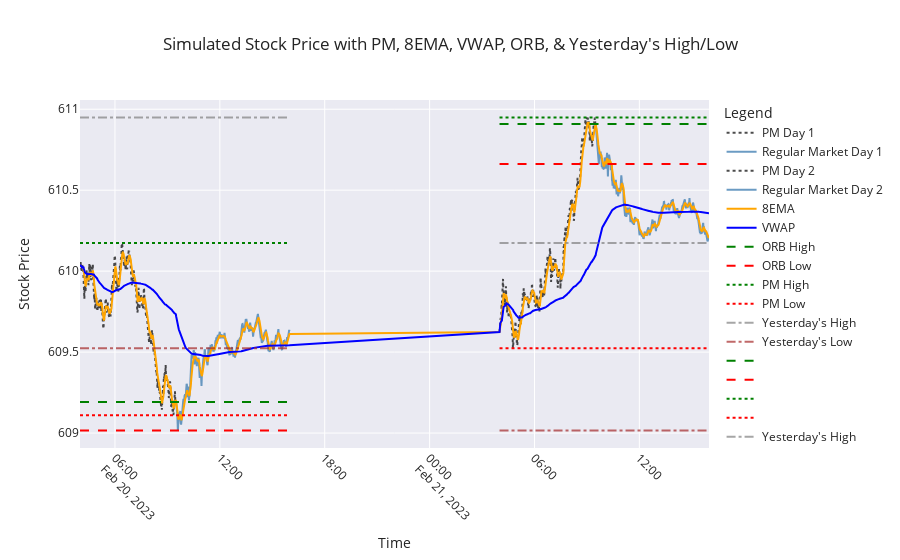
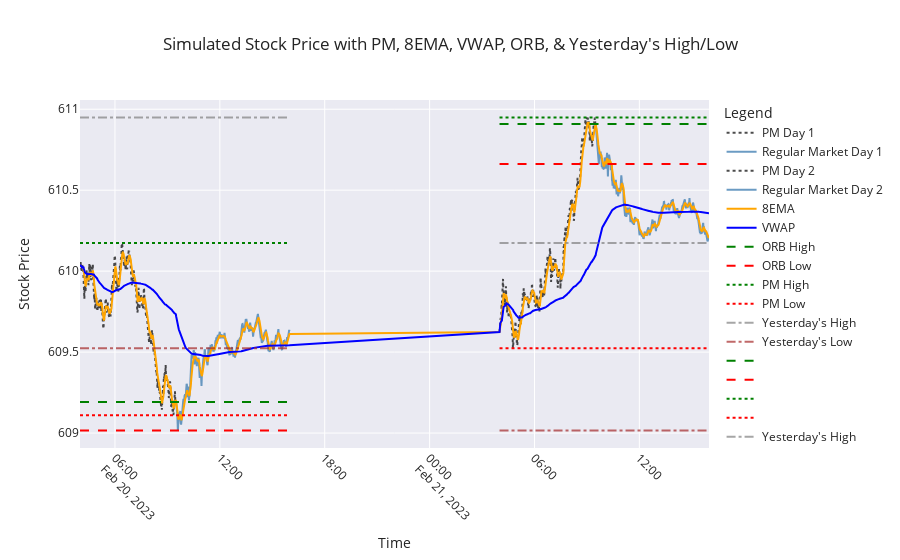
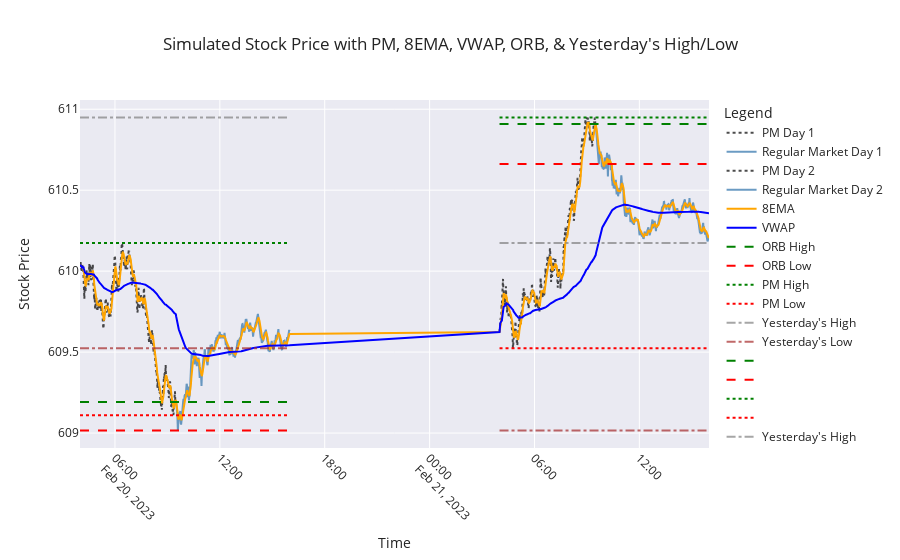
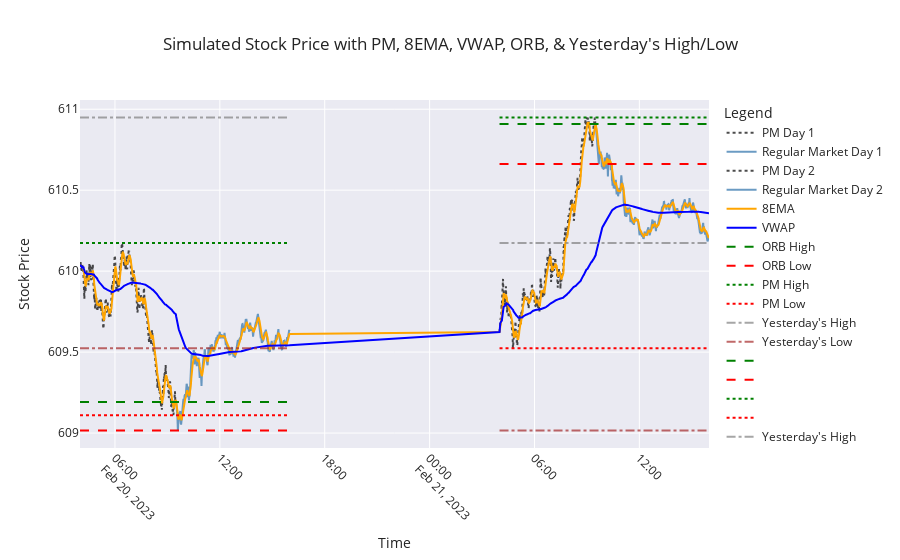

Source (notebook cell) for these figures, in order:
### Code cell
import numpy as np  # Importing numpy for numerical operations
import pandas as pd
import seaborn as sns
from plotly.subplots import make_subplots
from ipywidgets import widgets
from IPython.display import display
from Gen_SPY_With_Indicators import simulate_stock  # Importing simulation function
import matplotlib.pyplot as plt  # Importing matplotlib for plotting
import matplotlib.ticker as mticker  # For proper Y-axis formatting

def generate_signals(df, stop_loss_pct=0.02):
    """ Generates trade signals based on ORB, VWAP, 8EMA, PM High/Low, and Yest High/Low """

    df['Signal'] = ''
    df['Stop_Loss'] = np.nan  # Initialize Stop_Loss column

    # Buy Call: Price breaks ORB High & supported by 8EMA & VWAP
    df.loc[
        (df['Close'] > df['ORB_High']) & 
        (df['Close'] > df['VWAP']) & 
        (df['Close'] > df['8EMA']),
        'Signal'
    ] = 'BUY CALL'

    # Sell Put: Price breaks ORB Low & rejected by 8EMA & VWAP
    df.loc[
        (df['Close'] < df['ORB_Low']) & 
        (df['Close'] < df['VWAP']) & 
        (df['Close'] < df['8EMA']),
        'Signal'
    ] = 'BUY PUT'

    # Boost Call Confidence if PM High or Yesterday's High is broken
    df.loc[
        (df['Signal'] == 'BUY CALL') & 
        ((df['Close'] > df['PM_High']) | (df['Close'] > df['Yest_High'])),
        'Signal'
    ] = 'STRONG BUY CALL'

    # Boost Put Confidence if PM Low or Yesterday's Low is broken
    df.loc[
        (df['Signal'] == 'BUY PUT') & 
        ((df['Close'] < df['PM_Low']) | (df['Close'] < df['Yest_Low'])),
        'Signal'
    ] = 'STRONG BUY PUT'

    # Add stop loss levels
    df.loc[df['Signal'].isin(['BUY CALL', 'STRONG BUY CALL']), 'Stop_Loss'] = df['Close'] * (1 - stop_loss_pct)
    df.loc[df['Signal'].isin(['BUY PUT', 'STRONG BUY PUT']), 'Stop_Loss'] = df['Close'] * (1 + stop_loss_pct)

    return df

# Simulate Stock Data for 2 Days
simulated_data, yesterday_high, yesterday_low = simulate_stock(2)

# Apply Signal Generation
simulated_data = generate_signals(simulated_data)

import plotly.express as px
import plotly.graph_objects as go

# Set seaborn style
sns.set(style="whitegrid")

# Create a subplot
fig = make_subplots(rows=1, cols=1)

# Function to update the plot based on the toggle button
def update_plot(change):
    fig.data = []  # Clear existing traces

    if toggle_button.value:
        # Add candlestick traces for each day
        for day in simulated_data["Day"].unique():
            day_data = simulated_data[simulated_data["Day"] == day]
            pm_data = day_data[day_data["Session"] == "PM"]
            market_data = day_data[day_data["Session"] == "Regular Market"]

            fig.add_trace(go.Candlestick(x=pm_data['Timestamp'], open=pm_data['Open'], high=pm_data['High'], low=pm_data['Low'], close=pm_data['Close'], name=f"PM Day {day}"))
            fig.add_trace(go.Candlestick(x=market_data['Timestamp'], open=market_data['Open'], high=market_data['High'], low=market_data['Low'], close=market_data['Close'], name=f"Regular Market Day {day}"))
    else:
        # Add line traces for each day
        for day in simulated_data["Day"].unique():
            day_data = simulated_data[simulated_data["Day"] == day]
            pm_data = day_data[day_data["Session"] == "PM"]
            market_data = day_data[day_data["Session"] == "Regular Market"]

            fig.add_trace(go.Scatter(x=pm_data['Timestamp'], y=pm_data['Close'], mode='lines', name=f"PM Day {day}", line=dict(color="black", dash="dot"), opacity=0.7))
            fig.add_trace(go.Scatter(x=market_data['Timestamp'], y=market_data['Close'], mode='lines', name=f"Regular Market Day {day}", line=dict(color="steelblue"), opacity=0.8))

    # Add traces for indicators
    fig.add_trace(go.Scatter(x=simulated_data['Timestamp'], y=simulated_data['8EMA'], mode='lines', name="8EMA", line=dict(color="orange")))
    fig.add_trace(go.Scatter(x=simulated_data['Timestamp'], y=simulated_data['VWAP'], mode='lines', name="VWAP", line=dict(color="blue")))

    # Add traces for ORB and PM High/Low
    for day in simulated_data['Day'].unique():
        day_data = simulated_data[simulated_data['Day'] == day]
        fig.add_trace(go.Scatter(x=day_data['Timestamp'], y=day_data['ORB_High'], mode='lines', name="ORB High" if day == 1 else "", line=dict(color="green", dash="dash")))
        fig.add_trace(go.Scatter(x=day_data['Timestamp'], y=day_data['ORB_Low'], mode='lines', name="ORB Low" if day == 1 else "", line=dict(color="red", dash="dash")))
        fig.add_trace(go.Scatter(x=day_data['Timestamp'], y=day_data['PM_High'], mode='lines', name="PM High" if day == 1 else "", line=dict(color="green", dash="dot")))
        fig.add_trace(go.Scatter(x=day_data['Timestamp'], y=day_data['PM_Low'], mode='lines', name="PM Low" if day == 1 else "", line=dict(color="red", dash="dot")))

        market_open_time = day_data['Timestamp'].iloc[0]
        market_close_time = day_data['Timestamp'].iloc[-1]
        if day == 1:
            fig.add_trace(go.Scatter(x=[market_open_time, market_close_time], y=[yesterday_high, yesterday_high], mode='lines', name="Yesterday's High", line=dict(color="gray", dash="dashdot"), opacity=0.7))
            fig.add_trace(go.Scatter(x=[market_open_time, market_close_time], y=[yesterday_low, yesterday_low], mode='lines', name="Yesterday's Low", line=dict(color="brown", dash="dashdot"), opacity=0.7))
        else:
            fig.add_trace(go.Scatter(x=[market_open_time, market_close_time], y=[day_data['Yest_High'].iloc[0], day_data['Yest_High'].iloc[0]], mode='lines', name="Yesterday's High" if day == 2 else "", line=dict(color="gray", dash="dashdot"), opacity=0.7))
            fig.add_trace(go.Scatter(x=[market_open_time, market_close_time], y=[day_data['Yest_Low'].iloc[0], day_data['Yest_Low'].iloc[0]], mode='lines', name="Yesterday's Low" if day == 2 else "", line=dict(color="brown", dash="dashdot"), opacity=0.7))

    # Update layout for better appearance
    fig.update_layout(
        title="Simulated Stock Price with PM, 8EMA, VWAP, ORB, & Yesterday's High/Low",
        xaxis_title="Time",
        yaxis_title="Stock Price",
        legend_title="Legend",
        xaxis=dict(tickangle=45),
        template="seaborn"
    )

    # Show the plot
    fig.show()

# Create a toggle button
toggle_button = widgets.ToggleButton(
    value=False,
    description='Toggle Candlestick',
    disabled=False,
    button_style='',
    tooltip='Toggle between line and candlestick chart',
    icon='line-chart'
)

# Attach the update function to the toggle button
toggle_button.observe(update_plot, names='value')

# Display the toggle button
display(toggle_button)

# Initial plot update
update_plot(None)

# Print any part of the simulated data that contains BUY CALL or BUY PUT signals during Regular Market session
print(simulated_data[(simulated_data['Signal'].isin(['BUY CALL', 'BUY PUT', 'STRONG BUY CALL', 'STRONG BUY PUT'])) & 
                     (simulated_data['Session'] == 'Regular Market')])

### Figure 1 — Plotly figure (JSON) as saved in the notebook; plotly's stock layout.template omitted (floating-point values rounded to 4 significant figures; data arrays with more than 128 entries replaced by an {"elided": "..."} marker saying what was removed)
{"data": [{"line": {"color": "black", "dash": "dot"}, "mode": "lines", "name": "PM Day 1", "opacity": 0.7, "type": "scatter", "x": {"elided": "330 str values"}, "y": {"elided": "330 float values"}}, {"line": {"color": "steelblue"}, "mode": "lines", "name": "Regular Market Day 1", "opacity": 0.8, "type": "scatter", "x": {"elided": "390 str values"}, "y": {"elided": "390 float values"}}, {"line": {"color": "black", "dash": "dot"}, "mode": "lines", "name": "PM Day 2", "opacity": 0.7, "type": "scatter", "x": {"elided": "330 str values"}, "y": {"elided": "330 float values"}}, {"line": {"color": "steelblue"}, "mode": "lines", "name": "Regular Market Day 2", "opacity": 0.8, "type": "scatter", "x": {"elided": "390 str values"}, "y": {"elided": "390 float values"}}, {"line": {"color": "orange"}, "mode": "lines", "name": "8EMA", "type": "scatter", "x": {"elided": "1440 str values"}, "y": {"elided": "1440 float values"}}, {"line": {"color": "blue"}, "mode": "lines", "name": "VWAP", "type": "scatter", "x": {"elided": "1440 str values"}, "y": {"elided": "1440 float values"}}, {"line": {"color": "green", "dash": "dash"}, "mode": "lines", "name": "ORB High", "type": "scatter", "x": {"elided": "720 str values"}, "y": {"elided": "720 float values"}}, {"line": {"color": "red", "dash": "dash"}, "mode": "lines", "name": "ORB Low", "type": "scatter", "x": {"elided": "720 str values"}, "y": {"elided": "720 float values"}}, {"line": {"color": "green", "dash": "dot"}, "mode": "lines", "name": "PM High", "type": "scatter", "x": {"elided": "720 str values"}, "y": {"elided": "720 float values"}}, {"line": {"color": "red", "dash": "dot"}, "mode": "lines", "name": "PM Low", "type": "scatter", "x": {"elided": "720 str values"}, "y": {"elided": "720 float values"}}, {"line": {"color": "gray", "dash": "dashdot"}, "mode": "lines", "name": "Yesterday's High", "opacity": 0.7, "type": "scatter", "x": ["2023-02-20T04:00:00", "2023-02-20T15:59:00"], "y": [610.9, 610.9]}, {"line": {"color": "brown", "dash": "dashdot"}, "mode": "lines", "name": "Yesterday's Low", "opacity": 0.7, "type": "scatter", "x": ["2023-02-20T04:00:00", "2023-02-20T15:59:00"], "y": [609.5, 609.5]}, {"line": {"color": "green", "dash": "dash"}, "mode": "lines", "name": "", "type": "scatter", "x": {"elided": "720 str values"}, "y": {"elided": "720 float values"}}, {"line": {"color": "red", "dash": "dash"}, "mode": "lines", "name": "", "type": "scatter", "x": {"elided": "720 str values"}, "y": {"elided": "720 float values"}}, {"line": {"color": "green", "dash": "dot"}, "mode": "lines", "name": "", "type": "scatter", "x": {"elided": "720 str values"}, "y": {"elided": "720 float values"}}, {"line": {"color": "red", "dash": "dot"}, "mode": "lines", "name": "", "type": "scatter", "x": {"elided": "720 str values"}, "y": {"elided": "720 float values"}}, {"line": {"color": "gray", "dash": "dashdot"}, "mode": "lines", "name": "Yesterday's High", "opacity": 0.7, "type": "scatter", "x": ["2023-02-21T04:00:00", "2023-02-21T15:59:00"], "y": [610.2, 610.2]}, {"line": {"color": "brown", "dash": "dashdot"}, "mode": "lines", "name": "Yesterday's Low", "opacity": 0.7, "type": "scatter", "x": ["2023-02-21T04:00:00", "2023-02-21T15:59:00"], "y": [609.0, 609.0]}], "layout": {"legend": {"title": {"text": "Legend"}}, "title": {"text": "Simulated Stock Price with PM, 8EMA, VWAP, ORB, & Yesterday's High/Low"}, "xaxis": {"anchor": "y", "domain": [0, 1], "tickangle": 45, "title": {"text": "Time"}}, "yaxis": {"anchor": "x", "domain": [0, 1], "title": {"text": "Stock Price"}}}}

### Figure 2 — Plotly figure (JSON) as saved in the notebook; plotly's stock layout.template omitted (floating-point values rounded to 4 significant figures; data arrays with more than 128 entries replaced by an {"elided": "..."} marker saying what was removed)
{"data": [{"line": {"color": "black", "dash": "dot"}, "mode": "lines", "name": "PM Day 1", "opacity": 0.7, "type": "scatter", "x": {"elided": "330 str values"}, "y": {"elided": "330 float values"}}, {"line": {"color": "steelblue"}, "mode": "lines", "name": "Regular Market Day 1", "opacity": 0.8, "type": "scatter", "x": {"elided": "390 str values"}, "y": {"elided": "390 float values"}}, {"line": {"color": "black", "dash": "dot"}, "mode": "lines", "name": "PM Day 2", "opacity": 0.7, "type": "scatter", "x": {"elided": "330 str values"}, "y": {"elided": "330 float values"}}, {"line": {"color": "steelblue"}, "mode": "lines", "name": "Regular Market Day 2", "opacity": 0.8, "type": "scatter", "x": {"elided": "390 str values"}, "y": {"elided": "390 float values"}}, {"line": {"color": "orange"}, "mode": "lines", "name": "8EMA", "type": "scatter", "x": {"elided": "1440 str values"}, "y": {"elided": "1440 float values"}}, {"line": {"color": "blue"}, "mode": "lines", "name": "VWAP", "type": "scatter", "x": {"elided": "1440 str values"}, "y": {"elided": "1440 float values"}}, {"line": {"color": "green", "dash": "dash"}, "mode": "lines", "name": "ORB High", "type": "scatter", "x": {"elided": "720 str values"}, "y": {"elided": "720 float values"}}, {"line": {"color": "red", "dash": "dash"}, "mode": "lines", "name": "ORB Low", "type": "scatter", "x": {"elided": "720 str values"}, "y": {"elided": "720 float values"}}, {"line": {"color": "green", "dash": "dot"}, "mode": "lines", "name": "PM High", "type": "scatter", "x": {"elided": "720 str values"}, "y": {"elided": "720 float values"}}, {"line": {"color": "red", "dash": "dot"}, "mode": "lines", "name": "PM Low", "type": "scatter", "x": {"elided": "720 str values"}, "y": {"elided": "720 float values"}}, {"line": {"color": "gray", "dash": "dashdot"}, "mode": "lines", "name": "Yesterday's High", "opacity": 0.7, "type": "scatter", "x": ["2023-02-20T04:00:00", "2023-02-20T15:59:00"], "y": [610.9, 610.9]}, {"line": {"color": "brown", "dash": "dashdot"}, "mode": "lines", "name": "Yesterday's Low", "opacity": 0.7, "type": "scatter", "x": ["2023-02-20T04:00:00", "2023-02-20T15:59:00"], "y": [609.5, 609.5]}, {"line": {"color": "green", "dash": "dash"}, "mode": "lines", "name": "", "type": "scatter", "x": {"elided": "720 str values"}, "y": {"elided": "720 float values"}}, {"line": {"color": "red", "dash": "dash"}, "mode": "lines", "name": "", "type": "scatter", "x": {"elided": "720 str values"}, "y": {"elided": "720 float values"}}, {"line": {"color": "green", "dash": "dot"}, "mode": "lines", "name": "", "type": "scatter", "x": {"elided": "720 str values"}, "y": {"elided": "720 float values"}}, {"line": {"color": "red", "dash": "dot"}, "mode": "lines", "name": "", "type": "scatter", "x": {"elided": "720 str values"}, "y": {"elided": "720 float values"}}, {"line": {"color": "gray", "dash": "dashdot"}, "mode": "lines", "name": "Yesterday's High", "opacity": 0.7, "type": "scatter", "x": ["2023-02-21T04:00:00", "2023-02-21T15:59:00"], "y": [610.2, 610.2]}, {"line": {"color": "brown", "dash": "dashdot"}, "mode": "lines", "name": "Yesterday's Low", "opacity": 0.7, "type": "scatter", "x": ["2023-02-21T04:00:00", "2023-02-21T15:59:00"], "y": [609.0, 609.0]}], "layout": {"legend": {"title": {"text": "Legend"}}, "title": {"text": "Simulated Stock Price with PM, 8EMA, VWAP, ORB, & Yesterday's High/Low"}, "xaxis": {"anchor": "y", "domain": [0, 1], "tickangle": 45, "title": {"text": "Time"}}, "yaxis": {"anchor": "x", "domain": [0, 1], "title": {"text": "Stock Price"}}}}

### Figure 3 — Plotly figure (JSON) as saved in the notebook; plotly's stock layout.template omitted (floating-point values rounded to 4 significant figures; data arrays with more than 128 entries replaced by an {"elided": "..."} marker saying what was removed)
{"data": [{"line": {"color": "black", "dash": "dot"}, "mode": "lines", "name": "PM Day 1", "opacity": 0.7, "type": "scatter", "x": {"elided": "330 str values"}, "y": {"elided": "330 float values"}}, {"line": {"color": "steelblue"}, "mode": "lines", "name": "Regular Market Day 1", "opacity": 0.8, "type": "scatter", "x": {"elided": "390 str values"}, "y": {"elided": "390 float values"}}, {"line": {"color": "black", "dash": "dot"}, "mode": "lines", "name": "PM Day 2", "opacity": 0.7, "type": "scatter", "x": {"elided": "330 str values"}, "y": {"elided": "330 float values"}}, {"line": {"color": "steelblue"}, "mode": "lines", "name": "Regular Market Day 2", "opacity": 0.8, "type": "scatter", "x": {"elided": "390 str values"}, "y": {"elided": "390 float values"}}, {"line": {"color": "orange"}, "mode": "lines", "name": "8EMA", "type": "scatter", "x": {"elided": "1440 str values"}, "y": {"elided": "1440 float values"}}, {"line": {"color": "blue"}, "mode": "lines", "name": "VWAP", "type": "scatter", "x": {"elided": "1440 str values"}, "y": {"elided": "1440 float values"}}, {"line": {"color": "green", "dash": "dash"}, "mode": "lines", "name": "ORB High", "type": "scatter", "x": {"elided": "720 str values"}, "y": {"elided": "720 float values"}}, {"line": {"color": "red", "dash": "dash"}, "mode": "lines", "name": "ORB Low", "type": "scatter", "x": {"elided": "720 str values"}, "y": {"elided": "720 float values"}}, {"line": {"color": "green", "dash": "dot"}, "mode": "lines", "name": "PM High", "type": "scatter", "x": {"elided": "720 str values"}, "y": {"elided": "720 float values"}}, {"line": {"color": "red", "dash": "dot"}, "mode": "lines", "name": "PM Low", "type": "scatter", "x": {"elided": "720 str values"}, "y": {"elided": "720 float values"}}, {"line": {"color": "gray", "dash": "dashdot"}, "mode": "lines", "name": "Yesterday's High", "opacity": 0.7, "type": "scatter", "x": ["2023-02-20T04:00:00", "2023-02-20T15:59:00"], "y": [610.9, 610.9]}, {"line": {"color": "brown", "dash": "dashdot"}, "mode": "lines", "name": "Yesterday's Low", "opacity": 0.7, "type": "scatter", "x": ["2023-02-20T04:00:00", "2023-02-20T15:59:00"], "y": [609.5, 609.5]}, {"line": {"color": "green", "dash": "dash"}, "mode": "lines", "name": "", "type": "scatter", "x": {"elided": "720 str values"}, "y": {"elided": "720 float values"}}, {"line": {"color": "red", "dash": "dash"}, "mode": "lines", "name": "", "type": "scatter", "x": {"elided": "720 str values"}, "y": {"elided": "720 float values"}}, {"line": {"color": "green", "dash": "dot"}, "mode": "lines", "name": "", "type": "scatter", "x": {"elided": "720 str values"}, "y": {"elided": "720 float values"}}, {"line": {"color": "red", "dash": "dot"}, "mode": "lines", "name": "", "type": "scatter", "x": {"elided": "720 str values"}, "y": {"elided": "720 float values"}}, {"line": {"color": "gray", "dash": "dashdot"}, "mode": "lines", "name": "Yesterday's High", "opacity": 0.7, "type": "scatter", "x": ["2023-02-21T04:00:00", "2023-02-21T15:59:00"], "y": [610.2, 610.2]}, {"line": {"color": "brown", "dash": "dashdot"}, "mode": "lines", "name": "Yesterday's Low", "opacity": 0.7, "type": "scatter", "x": ["2023-02-21T04:00:00", "2023-02-21T15:59:00"], "y": [609.0, 609.0]}], "layout": {"legend": {"title": {"text": "Legend"}}, "title": {"text": "Simulated Stock Price with PM, 8EMA, VWAP, ORB, & Yesterday's High/Low"}, "xaxis": {"anchor": "y", "domain": [0, 1], "tickangle": 45, "title": {"text": "Time"}}, "yaxis": {"anchor": "x", "domain": [0, 1], "title": {"text": "Stock Price"}}}}

### Figure 4 — Plotly figure (JSON) as saved in the notebook; plotly's stock layout.template omitted (floating-point values rounded to 4 significant figures; data arrays with more than 128 entries replaced by an {"elided": "..."} marker saying what was removed)
{"data": [{"line": {"color": "black", "dash": "dot"}, "mode": "lines", "name": "PM Day 1", "opacity": 0.7, "type": "scatter", "x": {"elided": "330 str values"}, "y": {"elided": "330 float values"}}, {"line": {"color": "steelblue"}, "mode": "lines", "name": "Regular Market Day 1", "opacity": 0.8, "type": "scatter", "x": {"elided": "390 str values"}, "y": {"elided": "390 float values"}}, {"line": {"color": "black", "dash": "dot"}, "mode": "lines", "name": "PM Day 2", "opacity": 0.7, "type": "scatter", "x": {"elided": "330 str values"}, "y": {"elided": "330 float values"}}, {"line": {"color": "steelblue"}, "mode": "lines", "name": "Regular Market Day 2", "opacity": 0.8, "type": "scatter", "x": {"elided": "390 str values"}, "y": {"elided": "390 float values"}}, {"line": {"color": "orange"}, "mode": "lines", "name": "8EMA", "type": "scatter", "x": {"elided": "1440 str values"}, "y": {"elided": "1440 float values"}}, {"line": {"color": "blue"}, "mode": "lines", "name": "VWAP", "type": "scatter", "x": {"elided": "1440 str values"}, "y": {"elided": "1440 float values"}}, {"line": {"color": "green", "dash": "dash"}, "mode": "lines", "name": "ORB High", "type": "scatter", "x": {"elided": "720 str values"}, "y": {"elided": "720 float values"}}, {"line": {"color": "red", "dash": "dash"}, "mode": "lines", "name": "ORB Low", "type": "scatter", "x": {"elided": "720 str values"}, "y": {"elided": "720 float values"}}, {"line": {"color": "green", "dash": "dot"}, "mode": "lines", "name": "PM High", "type": "scatter", "x": {"elided": "720 str values"}, "y": {"elided": "720 float values"}}, {"line": {"color": "red", "dash": "dot"}, "mode": "lines", "name": "PM Low", "type": "scatter", "x": {"elided": "720 str values"}, "y": {"elided": "720 float values"}}, {"line": {"color": "gray", "dash": "dashdot"}, "mode": "lines", "name": "Yesterday's High", "opacity": 0.7, "type": "scatter", "x": ["2023-02-20T04:00:00", "2023-02-20T15:59:00"], "y": [610.9, 610.9]}, {"line": {"color": "brown", "dash": "dashdot"}, "mode": "lines", "name": "Yesterday's Low", "opacity": 0.7, "type": "scatter", "x": ["2023-02-20T04:00:00", "2023-02-20T15:59:00"], "y": [609.5, 609.5]}, {"line": {"color": "green", "dash": "dash"}, "mode": "lines", "name": "", "type": "scatter", "x": {"elided": "720 str values"}, "y": {"elided": "720 float values"}}, {"line": {"color": "red", "dash": "dash"}, "mode": "lines", "name": "", "type": "scatter", "x": {"elided": "720 str values"}, "y": {"elided": "720 float values"}}, {"line": {"color": "green", "dash": "dot"}, "mode": "lines", "name": "", "type": "scatter", "x": {"elided": "720 str values"}, "y": {"elided": "720 float values"}}, {"line": {"color": "red", "dash": "dot"}, "mode": "lines", "name": "", "type": "scatter", "x": {"elided": "720 str values"}, "y": {"elided": "720 float values"}}, {"line": {"color": "gray", "dash": "dashdot"}, "mode": "lines", "name": "Yesterday's High", "opacity": 0.7, "type": "scatter", "x": ["2023-02-21T04:00:00", "2023-02-21T15:59:00"], "y": [610.2, 610.2]}, {"line": {"color": "brown", "dash": "dashdot"}, "mode": "lines", "name": "Yesterday's Low", "opacity": 0.7, "type": "scatter", "x": ["2023-02-21T04:00:00", "2023-02-21T15:59:00"], "y": [609.0, 609.0]}], "layout": {"legend": {"title": {"text": "Legend"}}, "title": {"text": "Simulated Stock Price with PM, 8EMA, VWAP, ORB, & Yesterday's High/Low"}, "xaxis": {"anchor": "y", "domain": [0, 1], "tickangle": 45, "title": {"text": "Time"}}, "yaxis": {"anchor": "x", "domain": [0, 1], "title": {"text": "Stock Price"}}}}
